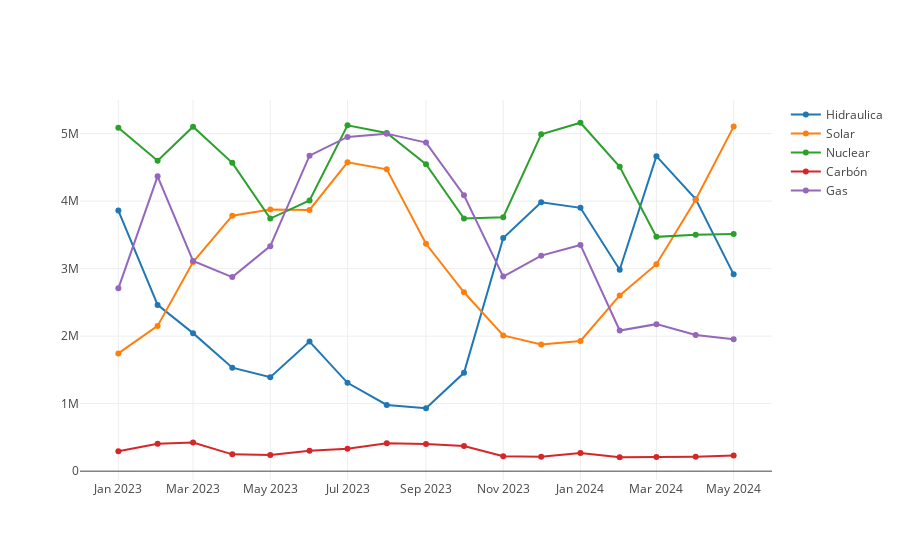

Notebook source saved alongside this figure:
### Code cell
val fechaHidraulica = valoresHidraulica.select($"Fecha").as[String].collect.toSeq
val valorHidraulica = valoresHidraulica.select($"value").as[Double].collect.toSeq
val fechaSolar = valoresSolar.select($"Fecha").as[String].collect.toSeq
val valorSolar = valoresSolar.select($"value").as[Double].collect.toSeq
val fechaNuclear = valoresNuclear.select($"Fecha").as[String].collect.toSeq
val valorNuclear = valoresNuclear.select($"value").as[Double].collect.toSeq
val fechaCarbon = valoresCarbon.select($"Fecha").as[String].collect.toSeq
val valorCarbon = valoresCarbon.select($"value").as[Double].collect.toSeq
val fechaGas = valoresGas.select($"Fecha").as[String].collect.toSeq
val valorGas = valoresGas.select($"value").as[Double].collect.toSeq

val Hidraulica = Scatter(
    fechaHidraulica,
    valorHidraulica,
    name = "Hidraulica"
)
val Solar = Scatter(
    fechaSolar,
    valorSolar,
    name = "Solar"
)

val Nuclear = Scatter(
    fechaNuclear,
    valorNuclear,
    name = "Nuclear"
)
val Carbon = Scatter(
    fechaCarbon, 
    valorCarbon,
    name = "Carbón"
)
val Gas = Scatter(
    fechaGas,
    valorGas,
    name = "Gas"
)
val data = Seq(Hidraulica,Solar, Nuclear, Carbon, Gas)
plot(data)

### Figure 1 — Plotly figure (JSON) as saved in the notebook; plotly's stock layout.template omitted (floating-point values rounded to 4 significant figures)
{"data": [{"name": "Hidraulica", "type": "scatter", "x": ["2023-01-01", "2023-02-01", "2023-03-01", "2023-04-01", "2023-05-01", "2023-06-01", "2023-07-01", "2023-08-01", "2023-09-01", "2023-10-01", "2023-11-01", "2023-12-01", "2024-01-01", "2024-02-01", "2024-03-01", "2024-04-01", "2024-05-01"], "y": [3859000.0, 2463000.0, 2044000.0, 1534000.0, 1392000.0, 1920000.0, 1309000.0, 981100.0, 932600.0, 1456000.0, 3454000.0, 3984000.0, 3901000.0, 2984000.0, 4666000.0, 4029000.0, 2915000.0]}, {"name": "Solar", "type": "scatter", "x": ["2023-01-01", "2023-02-01", "2023-03-01", "2023-04-01", "2023-05-01", "2023-06-01", "2023-07-01", "2023-08-01", "2023-09-01", "2023-10-01", "2023-11-01", "2023-12-01", "2024-01-01", "2024-02-01", "2024-03-01", "2024-04-01", "2024-05-01"], "y": [1744000.0, 2152000.0, 3097000.0, 3785000.0, 3875000.0, 3870000.0, 4574000.0, 4470000.0, 3368000.0, 2650000.0, 2011000.0, 1876000.0, 1928000.0, 2603000.0, 3066000.0, 4020000.0, 5104000.0]}, {"name": "Nuclear", "type": "scatter", "x": ["2023-01-01", "2023-02-01", "2023-03-01", "2023-04-01", "2023-05-01", "2023-06-01", "2023-07-01", "2023-08-01", "2023-09-01", "2023-10-01", "2023-11-01", "2023-12-01", "2024-01-01", "2024-02-01", "2024-03-01", "2024-04-01", "2024-05-01"], "y": [5087000.0, 4598000.0, 5102000.0, 4567000.0, 3742000.0, 4009000.0, 5123000.0, 5008000.0, 4547000.0, 3742000.0, 3761000.0, 4990000.0, 5161000.0, 4510000.0, 3471000.0, 3502000.0, 3512000.0]}, {"name": "Carbón", "type": "scatter", "x": ["2023-01-01", "2023-02-01", "2023-03-01", "2023-04-01", "2023-05-01", "2023-06-01", "2023-07-01", "2023-08-01", "2023-09-01", "2023-10-01", "2023-11-01", "2023-12-01", "2024-01-01", "2024-02-01", "2024-03-01", "2024-04-01", "2024-05-01"], "y": [295500.0, 407400.0, 423100.0, 248900.0, 239100.0, 300800.0, 332900.0, 415000.0, 400700.0, 372700.0, 220600.0, 211800.0, 268100.0, 206200.0, 208900.0, 214600.0, 231900.0]}, {"name": "Gas", "type": "scatter", "x": ["2023-01-01", "2023-02-01", "2023-03-01", "2023-04-01", "2023-05-01", "2023-06-01", "2023-07-01", "2023-08-01", "2023-09-01", "2023-10-01", "2023-11-01", "2023-12-01", "2024-01-01", "2024-02-01", "2024-03-01", "2024-04-01", "2024-05-01"], "y": [2709000.0, 4368000.0, 3114000.0, 2875000.0, 3333000.0, 4674000.0, 4950000.0, 4999000.0, 4867000.0, 4087000.0, 2882000.0, 3193000.0, 3351000.0, 2083000.0, 2178000.0, 2016000.0, 1954000.0]}], "layout": {"autosize": true, "xaxis": {"autorange": true, "range": ["2022-12-02 17:16:12.973", "2024-05-30 06:43:47.027"], "type": "date"}, "yaxis": {"autorange": true, "range": [-156700.0, 5524000.0], "type": "linear"}}}
